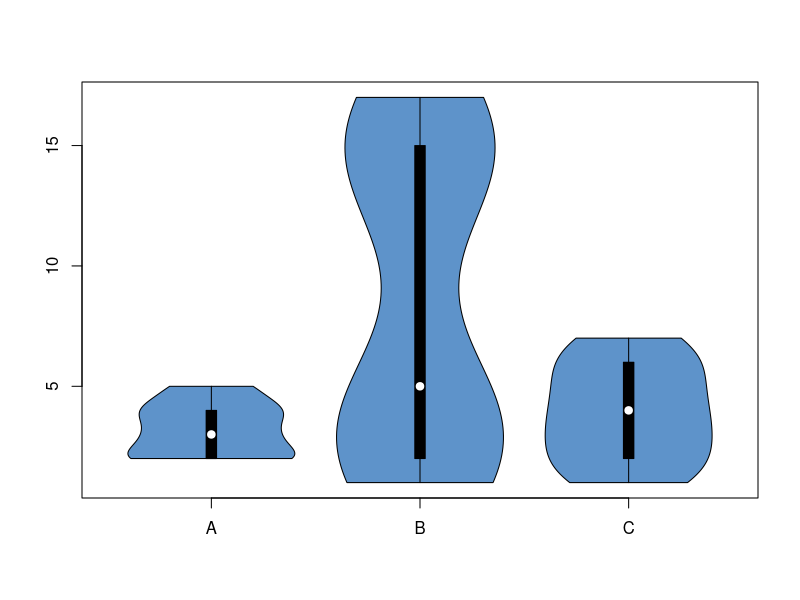

Here is the R script that generated this plot:
# 加载vioplot库
library("vioplot")
# 设置工作路径
setwd("D:\\softwares\\applied statistics\\rcodelearning\\chap37\\sourcecode")
# 开始绘图
dev.new()
# 保存文件
pdf("../codeimage/code4.pdf")
# 生成数据
treatment <- c(rep("A", 40), rep("B", 40), rep("C", 40))
value <- c(
    sample(2:5, 40, replace = TRUE),
    sample(c(1:5, 12:17), 40, replace = TRUE),
    sample(1:7, 40, replace = TRUE)
)
data <- data.frame(treatment, value)
# Draw the plot
with(data, vioplot::vioplot(
    value[treatment == "A"],
    value[treatment == "B"],
    value[treatment == "C"],
    col = rgb(0.1, 0.4, 0.7, 0.7),
    names = c("A", "B", "C")
))
# 关闭图形
dev.off()
# 关闭文件
dev.off()
# 保存工作空间
save.image("R4.RData")
